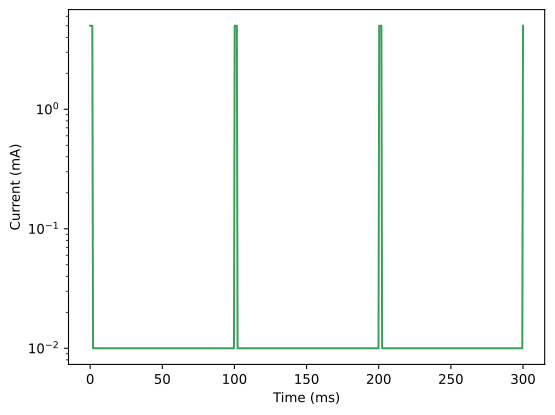

This chart was generated by the following Python code:
import os
import matplotlib.pyplot as plt
import numpy as np
t = np.linspace(0, 300, 600)
current = np.where(t % 100 < 2, 5, 0.01)
plt.plot(t, current, color='#3d9e5a')
plt.xlabel('Time (ms)')
plt.ylabel('Current (mA)')
plt.yscale('log')
out = os.environ.get('VISUAL_OUT_PATH', 'out.svg')
plt.savefig(out, format='svg', bbox_inches='tight')
